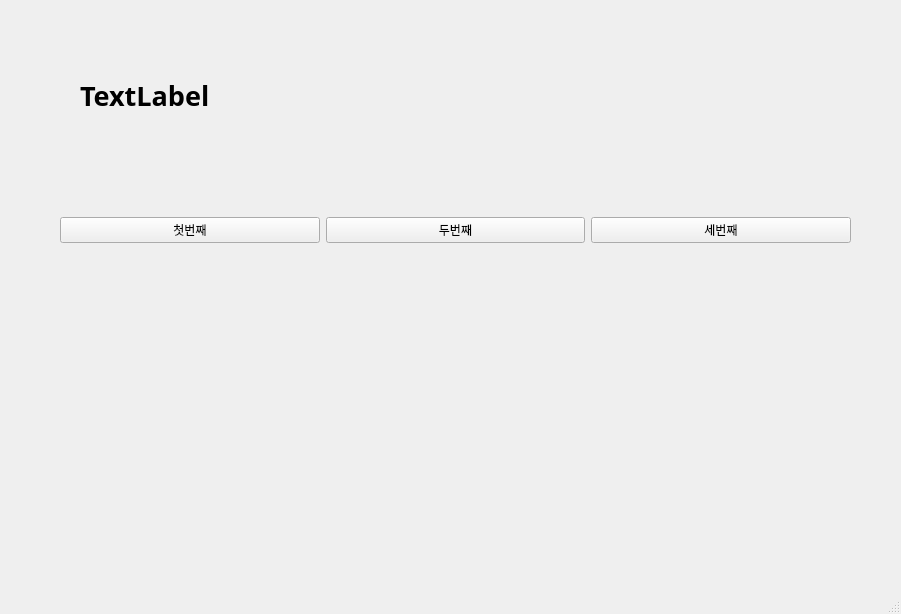
<?xml version="1.0" encoding="UTF-8"?>
<ui version="4.0">
 <class>MainWindow</class>
 <widget class="QMainWindow" name="MainWindow">
  <property name="geometry">
   <rect>
    <x>0</x>
    <y>0</y>
    <width>901</width>
    <height>614</height>
   </rect>
  </property>
  <property name="windowTitle">
   <string>MainWindow</string>
  </property>
  <widget class="QWidget" name="centralwidget">
   <widget class="QWidget" name="horizontalLayoutWidget">
    <property name="geometry">
     <rect>
      <x>60</x>
      <y>150</y>
      <width>791</width>
      <height>161</height>
     </rect>
    </property>
    <layout class="QHBoxLayout" name="horizontalLayout">
     <item>
      <widget class="QPushButton" name="pushButton">
       <property name="text">
        <string>첫번째</string>
       </property>
      </widget>
     </item>
     <item>
      <widget class="QPushButton" name="pushButton_3">
       <property name="text">
        <string>두번째</string>
       </property>
      </widget>
     </item>
     <item>
      <widget class="QPushButton" name="pushButton_2">
       <property name="text">
        <string>세번째</string>
       </property>
      </widget>
     </item>
    </layout>
   </widget>
   <widget class="QLabel" name="label">
    <property name="geometry">
     <rect>
      <x>80</x>
      <y>70</y>
      <width>721</width>
      <height>51</height>
     </rect>
    </property>
    <property name="font">
     <font>
      <family>맑은 고딕</family>
      <pointsize>20</pointsize>
      <weight>75</weight>
      <bold>true</bold>
     </font>
    </property>
    <property name="text">
     <string>TextLabel</string>
    </property>
   </widget>
  </widget>
  <widget class="QMenuBar" name="menubar">
   <property name="geometry">
    <rect>
     <x>0</x>
     <y>0</y>
     <width>901</width>
     <height>26</height>
    </rect>
   </property>
  </widget>
  <widget class="QStatusBar" name="statusbar"/>
 </widget>
 <resources/>
 <connections>
  <connection>
   <sender>pushButton</sender>
   <signal>clicked()</signal>
   <receiver>MainWindow</receiver>
   <slot>firstClick()</slot>
   <hints>
    <hint type="sourcelabel">
     <x>181</x>
     <y>250</y>
    </hint>
    <hint type="destinationlabel">
     <x>226</x>
     <y>300</y>
    </hint>
   </hints>
  </connection>
  <connection>
   <sender>pushButton_3</sender>
   <signal>clicked()</signal>
   <receiver>MainWindow</receiver>
   <slot>secondClick()</slot>
   <hints>
    <hint type="sourcelabel">
     <x>420</x>
     <y>248</y>
    </hint>
    <hint type="destinationlabel">
     <x>486</x>
     <y>320</y>
    </hint>
   </hints>
  </connection>
  <connection>
   <sender>pushButton_2</sender>
   <signal>clicked()</signal>
   <receiver>MainWindow</receiver>
   <slot>thirdClick()</slot>
   <hints>
    <hint type="sourcelabel">
     <x>680</x>
     <y>253</y>
    </hint>
    <hint type="destinationlabel">
     <x>774</x>
     <y>309</y>
    </hint>
   </hints>
  </connection>
 </connections>
 <slots>
  <slot>firstClick()</slot>
  <slot>secondClick()</slot>
  <slot>thirdClick()</slot>
 </slots>
</ui>
